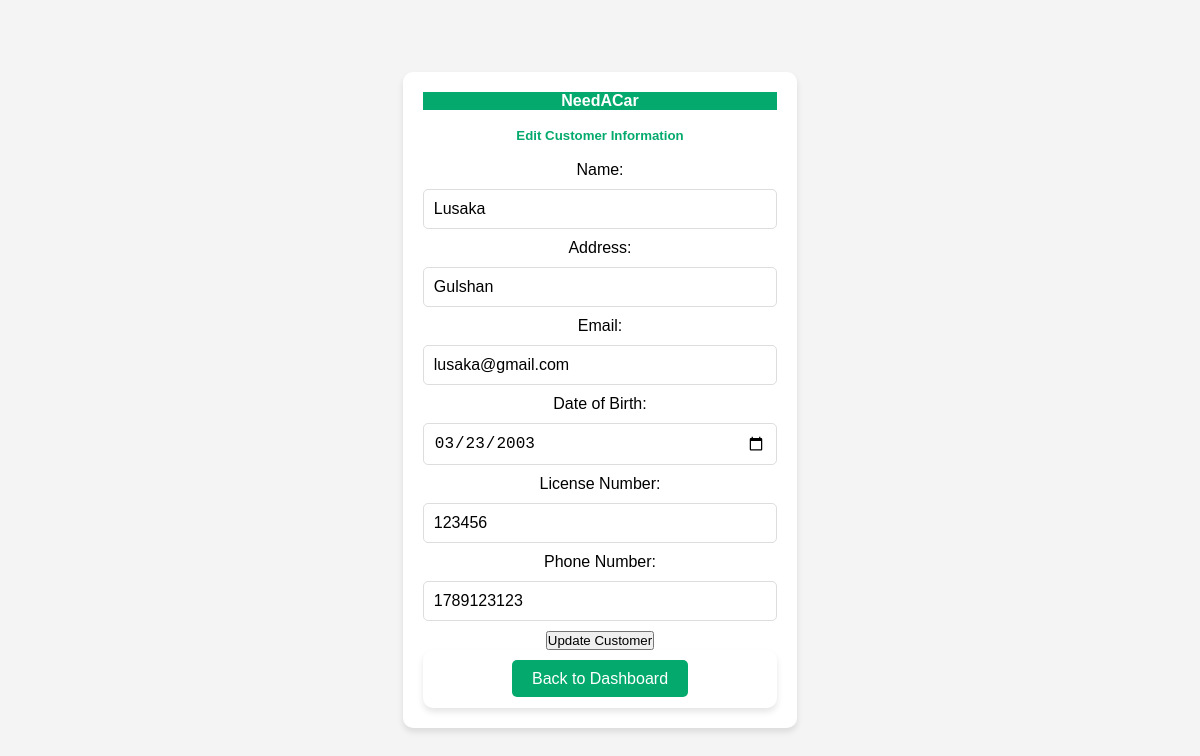
/modifycustomerinfo.php?user_id=1, run on the app's committed database.
### tables this page shows
CREATE TABLE `customer` (
  `USER_ID` int(11) NOT NULL,
  `Name` varchar(40) DEFAULT NULL,
  `email` varchar(40) DEFAULT NULL,
  `Password` varchar(50) NOT NULL,
  `date_of_birth` date DEFAULT NULL,
  `phone` int(11) DEFAULT NULL,
  `address` varchar(50) DEFAULT NULL,
  `License_No` varchar(30) DEFAULT NULL
);

### modifycustomerinfo.php (the view, shortened to what this page needs)
<?php
require_once("connect.php");
if (isset($_GET['user_id'])) {
    $user_id = $_GET['user_id'];
    $sql = "SELECT * FROM customer WHERE USER_ID = ?";
    $stmt = $conn->prepare($sql);
    $stmt->bind_param("i", $user_id);
    $stmt->execute();
    $result = $stmt->get_result();
    if ($result->num_rows > 0) {
        $row = $result->fetch_assoc();
    } else {
        echo "Customer not found!";
        exit();
    }
} else {
    echo "Invalid request!";
    exit();
}
?>
<!DOCTYPE html>
<html lang="en">
<head>
    <link rel="stylesheet" href="styleeditcustomer.css" />
</head>
<body>
    <form method="POST" action="modifycustomerinfo.php?user_id=<?php echo $user_id; ?>">
    <div class="container">
    <h4 style="color:white; background-color:#04AA6D">NeedACar</h4>
        <br>
        <h5 style="color:#04AA6D;">Edit Customer Information</h5>
        <br>
        <label for="name">Name:</label>
        <input type="text" name="name" value="<?php echo htmlspecialchars($row['Name']); ?>" required /><br>
        <label for="address">Address:</label>
        <input type="text" name="address" value="<?php echo htmlspecialchars($row['address']); ?>" required /><br>
        <label for="email">Email:</label>
        <input type="email" name="email" value="<?php echo htmlspecialchars($row['email']); ?>" required /><br>
        <label for="date_of_birth">Date of Birth:</label>
        <input type="date" name="date_of_birth" value="<?php echo htmlspecialchars($row['date_of_birth']); ?>" required /><br>
        <label for="license_no">License Number:</label>
        <input type="text" name="license_no" value="<?php echo htmlspecialchars($row['License_No']); ?>" required /><br>
        <label for="phone">Phone Number:</label>
        <input type="text" name="phone" value="<?php echo htmlspecialchars($row['phone']); ?>" required /><br>
        <button type="submit">Update Customer</button>
        </form>
    <div class="container signin">
    <p><a href="admin_dashboard.php" style="background-color:  #04AA6D; color: white; padding: 10px 20px; text-decoration: none; border-radius: 5px;">Back to Dashboard</a></p>
    </div>
</body>
</html>

### styleeditcustomer.css (style rules this page uses)
* { margin: 0; padding: 0; box-sizing: border-box; }
body { font-family: Arial, sans-serif; background-color: #f4f4f4; display: flex; justify-content: center; align-items: center; height: 100vh; margin: 0; }
.container { width: 100%; max-width: 500px; padding: 20px; background-color: #fff; box-shadow: 0 4px 6px rgba(0, 0, 0, 0.1); border-radius: 10px; text-align: center; }
input[type="text"], input[type="email"], input[type="tel"], input[type="date"], input[type="password"] { width: 100%; padding: 10px; margin: 10px 0; border: 1px solid #ddd; border-radius: 5px; font-size: 1rem; }
a { color: #04AA6D; text-decoration: none; font-size: 1rem; }

### data on the page
customer: name "Lusaka", address "Gulshan", email "lusaka@gmail.com", date_of_birth "03/23/2003", license_no "123456", phone "1789123123"
